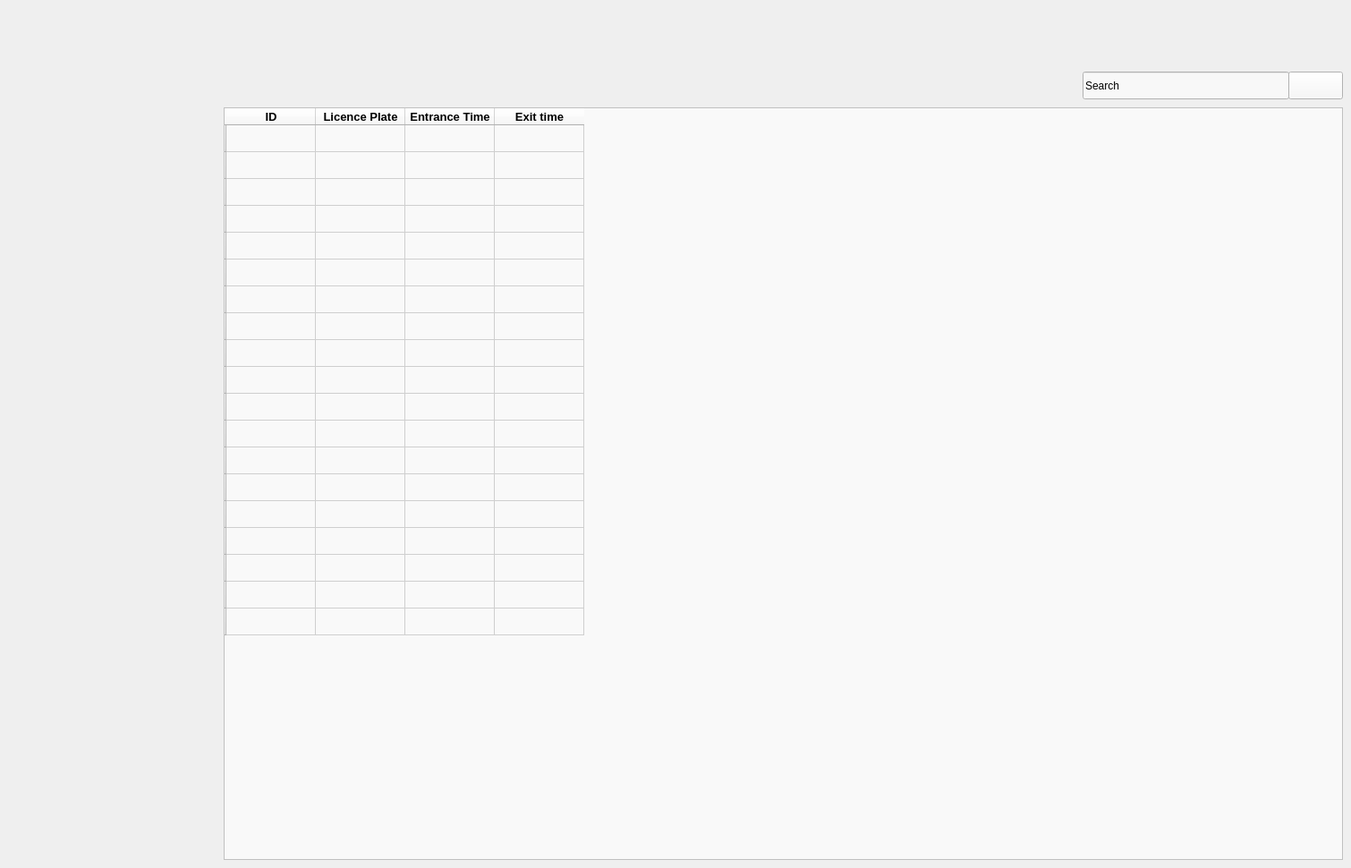
             <widget class="QWidget" name="acces_control">
              <property name="styleSheet">
               <string notr="true"/>
              </property>
              <widget class="QTableWidget" name="tableWidget">
               <property name="geometry">
                <rect>
                 <x>250</x>
                 <y>120</y>
                 <width>1251</width>
                 <height>841</height>
                </rect>
               </property>
               <property name="styleSheet">
                <string notr="true">background-color: rgb(249, 249, 249);
border-right-color: rgb(255, 0, 127);
border-color: rgb(255, 0, 127);</string>
               </property>
               <property name="sizeAdjustPolicy">
                <enum>QAbstractScrollArea::AdjustToContents</enum>
               </property>
               <row>
                <property name="text">
                 <string/>
                </property>
               </row>
               <row>
                <property name="text">
                 <string/>
                </property>
               </row>
               <row>
                <property name="text">
                 <string/>
                </property>
               </row>
               <row>
                <property name="text">
                 <string/>
                </property>
               </row>
               <row>
                <property name="text">
                 <string/>
                </property>
               </row>
               <row>
                <property name="text">
                 <string/>
                </property>
               </row>
               <row>
                <property name="text">
                 <string/>
                </property>
               </row>
               <row>
                <property name="text">
                 <string/>
                </property>
               </row>
               <row>
                <property name="text">
                 <string/>
                </property>
               </row>
               <row>
                <property name="text">
                 <string/>
                </property>
               </row>
               <row>
                <property name="text">
                 <string/>
                </property>
               </row>
               <row>
                <property name="text">
                 <string/>
                </property>
               </row>
               <row>
                <property name="text">
                 <string/>
                </property>
               </row>
               <row>
                <property name="text">
                 <string/>
                </property>
               </row>
               <row>
                <property name="text">
                 <string/>
                </property>
               </row>
               <row>
                <property name="text">
                 <string/>
                </property>
               </row>
               <row>
                <property name="text">
                 <string/>
                </property>
               </row>
               <row>
                <property name="text">
                 <string/>
                </property>
               </row>
               <row>
                <property name="text">
                 <string/>
                </property>
               </row>
               <column>
                <property name="text">
                 <string>ID</string>
                </property>
                <property name="font">
                 <font>
                  <pointsize>10</pointsize>
                  <weight>75</weight>
                  <bold>true</bold>
                 </font>
                </property>
               </column>
               <column>
                <property name="text">
                 <string>Licence Plate</string>
                </property>
                <property name="font">
                 <font>
                  <pointsize>10</pointsize>
                  <weight>75</weight>
                  <bold>true</bold>
                 </font>
                </property>
               </column>
               <column>
                <property name="text">
                 <string>Entrance Time</string>
                </property>
                <property name="font">
                 <font>
                  <pointsize>10</pointsize>
                  <weight>75</weight>
                  <bold>true</bold>
                 </font>
                </property>
               </column>
               <column>
                <property name="text">
                 <string>Exit time</string>
                </property>
                <property name="font">
                 <font>
                  <pointsize>10</pointsize>
                  <weight>75</weight>
                  <bold>true</bold>
                 </font>
                </property>
               </column>
               <item row="0" column="0">
                <property name="text">
                 <string/>
                </property>
               </item>
              </widget>
              <widget class="QPushButton" name="pushButton_2">
               <property name="geometry">
                <rect>
                 <x>1440</x>
                 <y>80</y>
                 <width>61</width>
                 <height>31</height>
                </rect>
               </property>
               <property name="styleSheet">
                <string notr="true">background-color: rgb(248, 248, 248);</string>
               </property>
               <property name="text">
                <string/>
               </property>
               <property name="icon">
                <iconset resource="resource.qrc">
                 <normaloff>:/icons/search.svg</normaloff>:/icons/search.svg</iconset>
               </property>
               <property name="iconSize">
                <size>
                 <width>20</width>
                 <height>20</height>
                </size>
               </property>
              </widget>
              <widget class="QLineEdit" name="lineEdit_2">
               <property name="geometry">
                <rect>
                 <x>1210</x>
                 <y>80</y>
                 <width>231</width>
                 <height>31</height>
                </rect>
               </property>
               <property name="styleSheet">
                <string notr="true">background-color:rgb(248, 248, 248)</string>
               </property>
               <property name="text">
                <string>Search</string>
               </property>
               <property name="frame">
                <bool>true</bool>
               </property>
               <property name="dragEnabled">
                <bool>false</bool>
               </property>
               <property name="readOnly">
                <bool>false</bool>
               </property>
              </widget>
             </widget>
